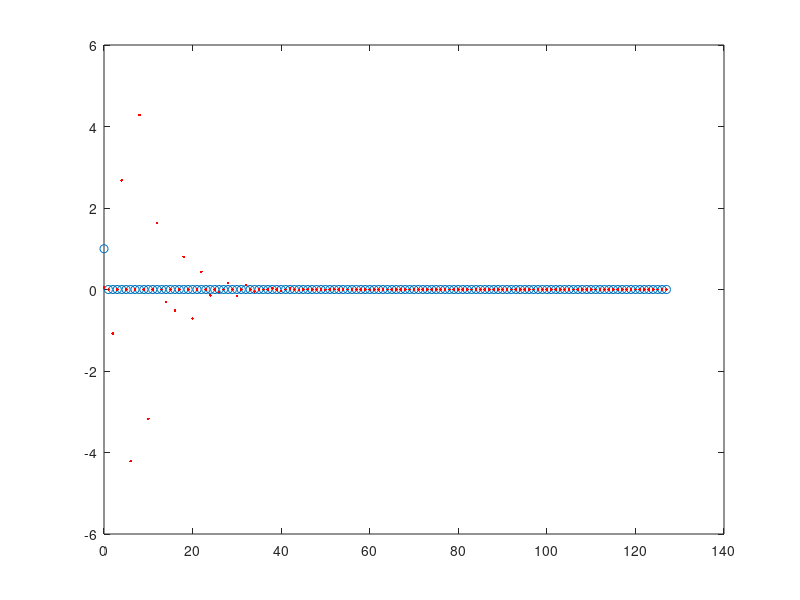
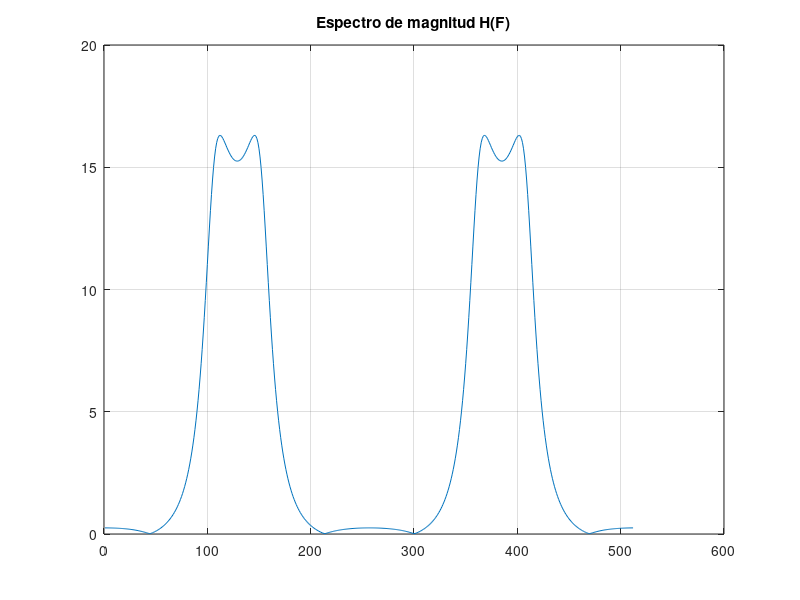
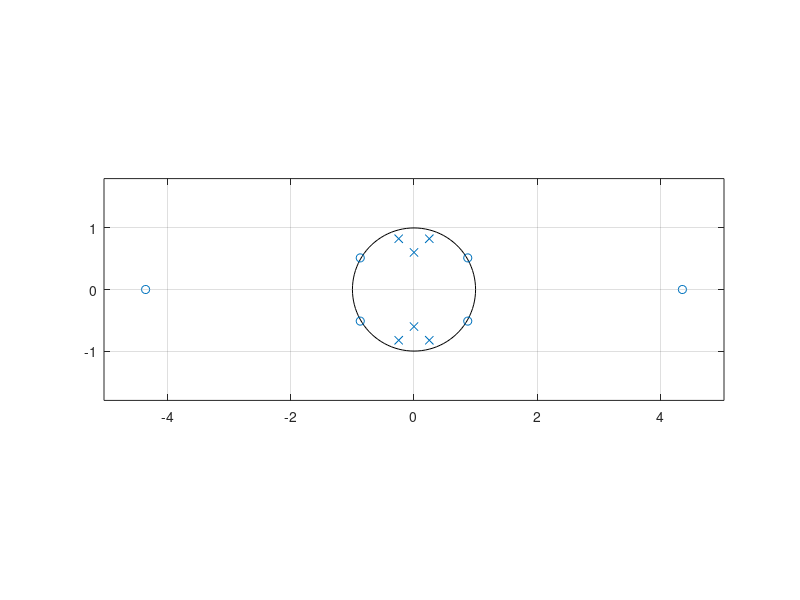
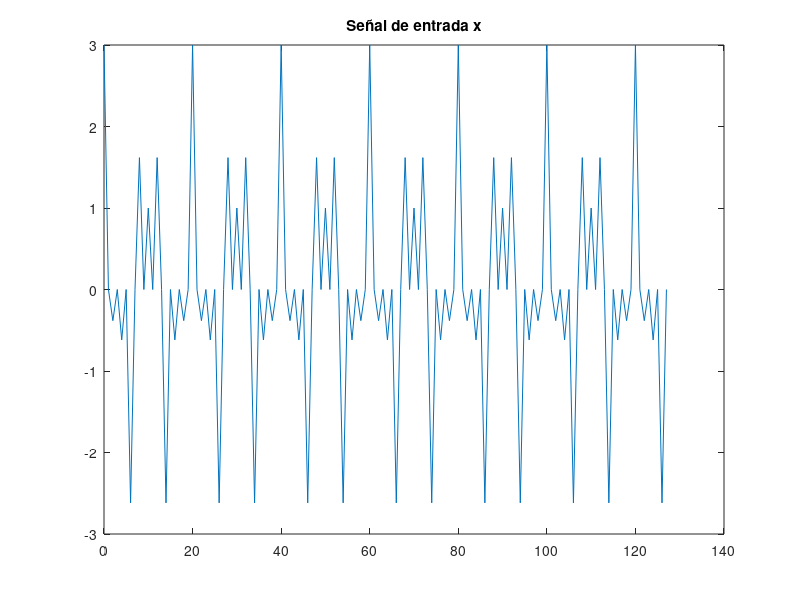

Source code (MATLAB) for these figures, in order:

% Crea los dos vectores a y b que representen el sistema
a = [ 1 0 1.6 0 1 0 0.2 ];
b = [ 0.05 0 -1 0 1 0 -1];

% Calcula y dibuja su respuesta a impulso h(n) 
nn = 0:127;
d = (nn==0);
h = filter(b,a,d);
figure;
plot(nn, d, 'o', nn, h, '.r');


% Calcula y dibuja la respuesta en frecuencia H(F)
H = fft(h, 512);
figure;
plot(abs(H)),grid;
title('Espectro de magnitud H(F)');

% Dibuja el diagrama de polos y ceros
z = roots(b);
p = roots(a);
g = b(1) / a(1);
figure;
zplane(b,a); % Es estable

%-------------

% la señal de entrada, x
nn = 0:127;
xn = cos(2*pi*0.1*nn) + cos(2*pi*0.25*nn) + cos(2*pi*0.4*nn);
figure;
plot(nn,xn);
title("Señal de entrada x");

% Utilizando esa señal como entrada calcula la salida del filtro utilizando la función filter
y = filter(b,a,xn);
figure, plot(nn, y), title('Señal de salida');

% Calcula (y dibuja) el espectro de magnitud de:
X = fft(xn,128);
figure;
plot(nn/128,abs(X));
title("Espectro de maginitud X(F)");

[H, W] = freqz(b, a, 128, 'whole');
F = W/(2*pi);
figure;
title('Espectro de magnitud H(F)'),plot(F,abs(H)),grid;

Y = X.*H';
figure;
plot(nn/128,abs(Y)),title('Espectro de magnitud Y(F)'),grid;



